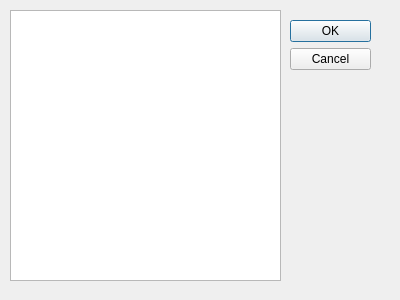
<?xml version="1.0" encoding="UTF-8"?>
<ui version="4.0">
 <class>LogDialog</class>
 <widget class="QDialog" name="LogDialog">
  <property name="geometry">
   <rect>
    <x>0</x>
    <y>0</y>
    <width>400</width>
    <height>300</height>
   </rect>
  </property>
  <property name="windowTitle">
   <string>Logs</string>
  </property>
  <widget class="QDialogButtonBox" name="buttonBox">
   <property name="geometry">
    <rect>
     <x>290</x>
     <y>20</y>
     <width>81</width>
     <height>241</height>
    </rect>
   </property>
   <property name="orientation">
    <enum>Qt::Vertical</enum>
   </property>
   <property name="standardButtons">
    <set>QDialogButtonBox::Cancel|QDialogButtonBox::Ok</set>
   </property>
  </widget>
  <widget class="QTextBrowser" name="textBrowser">
   <property name="geometry">
    <rect>
     <x>10</x>
     <y>10</y>
     <width>271</width>
     <height>271</height>
    </rect>
   </property>
  </widget>
 </widget>
 <resources/>
 <connections>
  <connection>
   <sender>buttonBox</sender>
   <signal>accepted()</signal>
   <receiver>LogDialog</receiver>
   <slot>accept()</slot>
   <hints>
    <hint type="sourcelabel">
     <x>248</x>
     <y>254</y>
    </hint>
    <hint type="destinationlabel">
     <x>157</x>
     <y>274</y>
    </hint>
   </hints>
  </connection>
  <connection>
   <sender>buttonBox</sender>
   <signal>rejected()</signal>
   <receiver>LogDialog</receiver>
   <slot>reject()</slot>
   <hints>
    <hint type="sourcelabel">
     <x>316</x>
     <y>260</y>
    </hint>
    <hint type="destinationlabel">
     <x>286</x>
     <y>274</y>
    </hint>
   </hints>
  </connection>
 </connections>
</ui>
